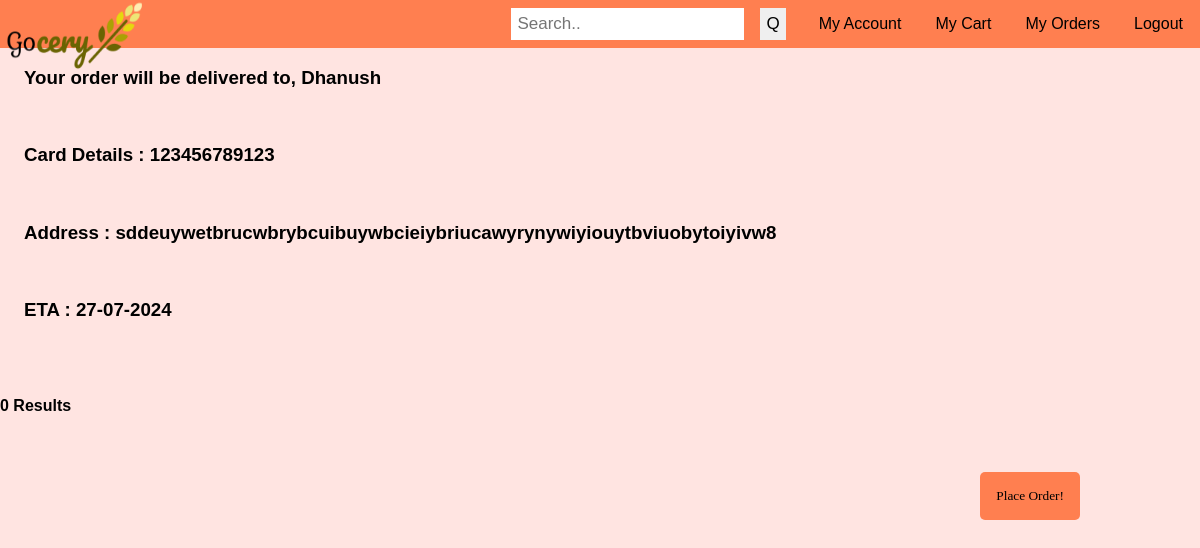
/PHP/bill.php (signed in), run on the app's committed database.
### tables this page shows
CREATE TABLE IF NOT EXISTS `accounts` (
  `custid` varchar(200) NOT NULL,
  `password` varchar(20) NOT NULL,
  `ccno` varchar(12) NOT NULL,
  `address` longtext NOT NULL,
  `Name` varchar(30) NOT NULL,
  `phno` varchar(10) NOT NULL,
  PRIMARY KEY (`custid`)
);

### PHP/bill.php (the view, shortened to what this page needs)
<!DOCTYPE html>
<html>
<head>
        <link rel="stylesheet" type="text/css" href="style.css">
</head>
	<body>
<ul>
  <li><a href="logout.php">Logout</a></li>
  <li><a href="myorders.php">My Orders</a></li>
  <li><a href="mycart.php">My Cart</a></li>
  <li><a href="acc.php">My Account</a></li>
  <li><input type="submit" value="Q"></input></li>
    <li>
    <form action="/action_page.php">
      <input type="text" placeholder="Search.." name="search">
    </form>
  </li>
</ul>
<a href="main.php"><img id="logo" src="logo.png" alt="Image" width="100" height="20"></a>
<table>
<?php
$servername = "localhost";
$username = "root";
$password = "";
$dbname = "gocery";
$subtotal=0;
$acc= $_SESSION["id"];
$conn = new mysqli($servername, $username, $password, $dbname);
$sql1 = "SELECT * FROM `accounts` WHERE custid='$acc' ";
$result1 = $conn->query($sql1);
if ($result1->num_rows > 0) {
    while($row = $result1->fetch_assoc())
	{
		echo "<h3>Your order will be delivered to, ".$row["Name"]."</h3><br><h3>Card Details : ".$row["ccno"]."</h3><br><h3>Address : ".$row["address"]."</h3><br><h3>ETA : ";$Date = date('d-m-Y');
echo date('d-m-Y', strtotime($Date. ' + 3 days'))."</h3>";
	}
}
$sql = "SELECT s.name as name,c.quantity as quantity,s.price as price FROM `cart` c, `stock` s where s.stockid=c.id";
$result = $conn->query($sql);
if ($result->num_rows > 0) {
    echo "<br><br><tr><thead><th>Item Name</th><th>Quantity</th><th>Price</th><th>Item Total</th></thead></tr>";
    echo "<tr><td colspan=\"6\"><hr></td></tr>";
    while($row = $result->fetch_assoc()) {
        echo "<tr><td>".$row["name"]."</td><td>".$row["quantity"]."</td><td>".$row["price"]."</td><td>&#8377 ".($row["quantity"]*$row["price"])."</td></tr>";
        $subtotal+=($row["quantity"]*$row["price"]);
    }
  echo "<tr><td colspan=\"6\"><hr></td></tr>";
  echo "<tr><td>SUB TOTAL: </td><td></td><td></td><td>&nbsp;&nbsp;&nbsp;&nbsp; &#8377 ".($subtotal)."</td></tr>";
  echo "<tr><td>GST(5%) : </td><td></td><td></td><td>&nbsp;&nbsp;+ &#8377 ".($subtotal*0.05)."</td></tr>";
  echo "<tr><td>DELIVERY : </td><td></td><td></td><td>&nbsp;&nbsp;+ &#8377 50</td></tr>";
	echo "<tr><td>GRAND TOTAL : </td><td></td><td></td><td> &#8377 ".(($subtotal*1.05)+50)."</td></tr>";
  echo "<tr><td colspan=\"6\"><hr></td></tr>";
  $_SESSION['total']=(($subtotal*1.05)+50);
} else {
    echo "<br><br><h4>0 Results</h4>";
}
?>
</table>
<button class="button" onclick="location.href='confirmation.php'"> Place order! </button>
</body>
</html>

### PHP/style.css (style rules this page uses)
body { margin: 0; padding: 0; background: url(wallp.jpg); height:100%; background-size:cover; background-repeat: no-repeat; background-position:right-top; font-family: sans-serif; }

### PHP/bill.php (style rules this page uses)
body { background: mistyrose; }
h3 { margin-left:2%; color:black; }
table { width: 10%; border-collapse: collapse; overflow: hidden; box-shadow: 0 0 20px rgba(0,0,0,0.1); margin-left: 30px; }
ul { list-style-type: none; margin: 0; padding: 0; overflow: hidden; background-color:coral; box-sizing: border-box; position:sticky; top: 0; }
li { float: right; }
li a { display: block; color: black; text-align: right; padding: 15px 17px; text-decoration: none; }
#logo { position:fixed; top:0px; left:0px; height:9%; width:12%; }
input[type=text] { float: right; padding: 6px; border: none; margin-top: 8px; margin-right: 16px; font-size: 17px; }
input[type=submit] { float: right; padding: 6px; border: none; margin-top: 8px; margin-right: 16px; margin-left:0px; font-size: 17px; }
table { width: 96%; border-collapse: collapse; overflow: hidden; box-shadow: 0 0 20px rgba(0,0,0,0.1); margin-left: 30px; }
.button { color:black; text-transform: capitalize; text-decoration: none; background:Coral; padding: 16px; margin-bottom: 5%; margin-top: 3%; border-radius: 5px; display: inline-block; border: none; float:right; margin-right:10%; transition: all 0.4s ease 0s; font-family: 'myFancyFont3',times,serif ; }

### data on the page
accounts: Name "Dhanush", ccno "123456789123", address "sddeuywetbrucwbrybcuibuywbcieiybriucawyrynywiyiouytbviuobytoiyivw8"
